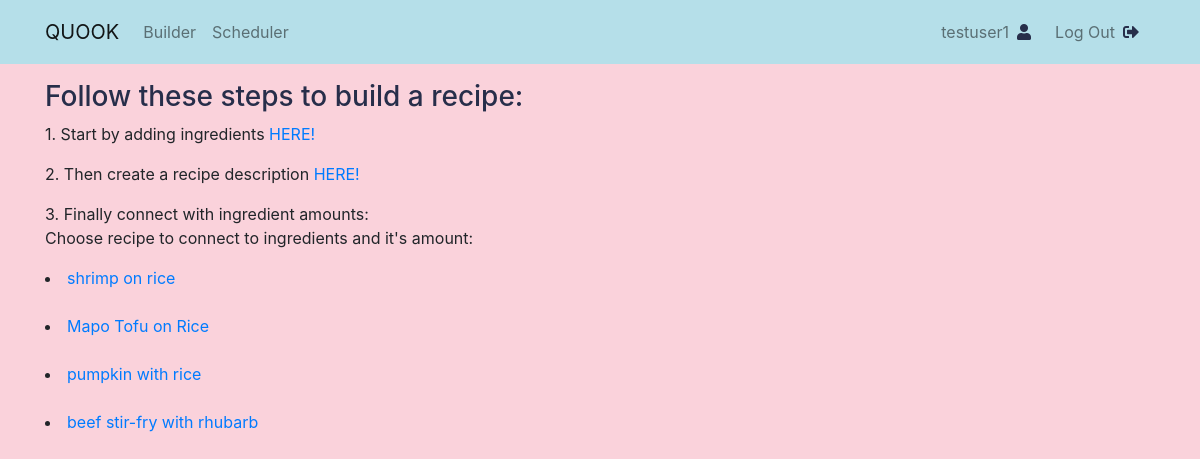
/recipe_builder/ (signed in), run on an earlier commit of the app's database.
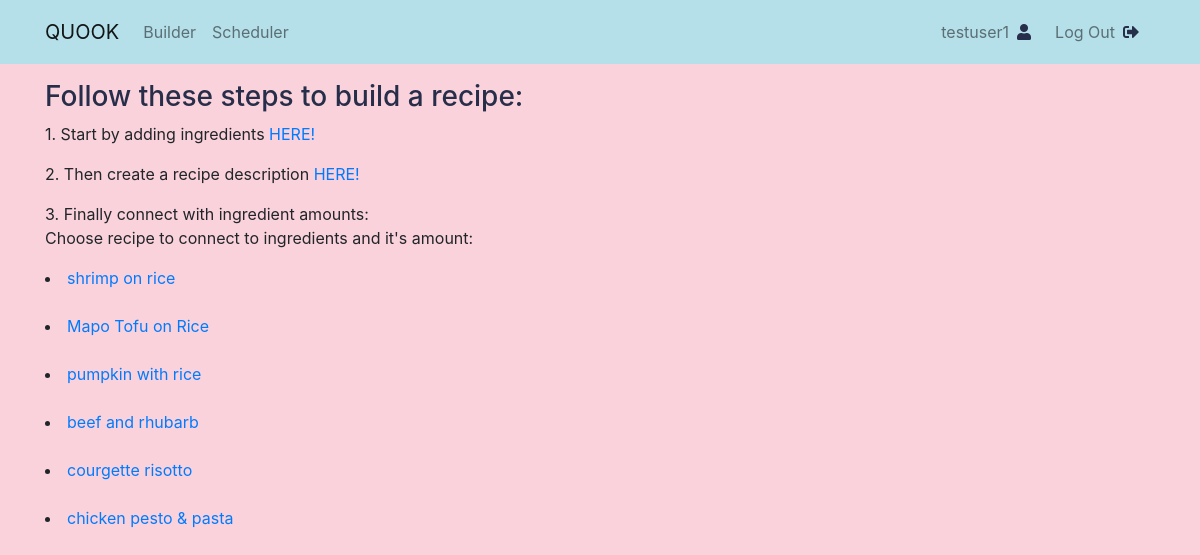
And on a later commit of the database.
### recipe/models.py (models this page shows, shortened)
class Recipe(models.Model):
    alphanumeric = RegexValidator(
        r'[a-zA-Z][a-zA-Z ]+', 'Only alphabet characters and spaces are allowed.')
    title = models.CharField(max_length=30, null=True,
                             validators=[alphanumeric])
    description = models.TextField(max_length=200, null=True, blank=True)
    date_posted = models.DateTimeField(default=timezone.now)
    author = models.ForeignKey(User, on_delete=models.CASCADE, null=True)
    image = models.ImageField(
        default='default-recipe.jpg', upload_to='recipe_pics')
    slug = models.SlugField(null=False, unique=True)
    ingredients = models.ManyToManyField(
        'Ingredient', through='IngredientAmount', related_name='recipes')

### recipe/views.py (the view)
# urls.py: path('recipe_builder/', views.recipeBuilder, name='recipe_builder'),
@ login_required
def recipeBuilder(request):
    recipe_list = Recipe.objects.all()
    recipe = Recipe.objects.filter()
    return render(request, 'recipe/recipe_builder.html', {'title': 'recipe builder', 'recipe_list': recipe_list, 'recipe': recipe})

### recipe/templates/recipe/recipe_builder.html
{% extends "recipe/base.html" %}
{% block content %}
    <h3>Follow these steps to build a recipe:</h3>
    <p>1. Start by adding ingredients <a href="{% url 'recipe:add_ingredient' %}">HERE!</a></p>
    <p>2. Then create a recipe description <a href="{% url 'recipe:add_recipe' %}">HERE!</a></p>
    <p>3. Finally connect with ingredient amounts:<br>
        Choose recipe to connect to ingredients and it's amount:</p>
        {% for recipe in recipe_list %}
            <li>
                <a href="{% url 'recipe:add_ingredient_amount' recipe.id %}">{{ recipe.title }}</a>
            </li>
            <br>
        {% endfor %}
{% endblock content %}

What changed in the data, as far as the page shows it:
changed Recipe: title "beef stir-fry with rhubarb" → "beef and rhubarb"
added Recipe: title "courgette risotto"
added Recipe: title "chicken pesto & pasta"
